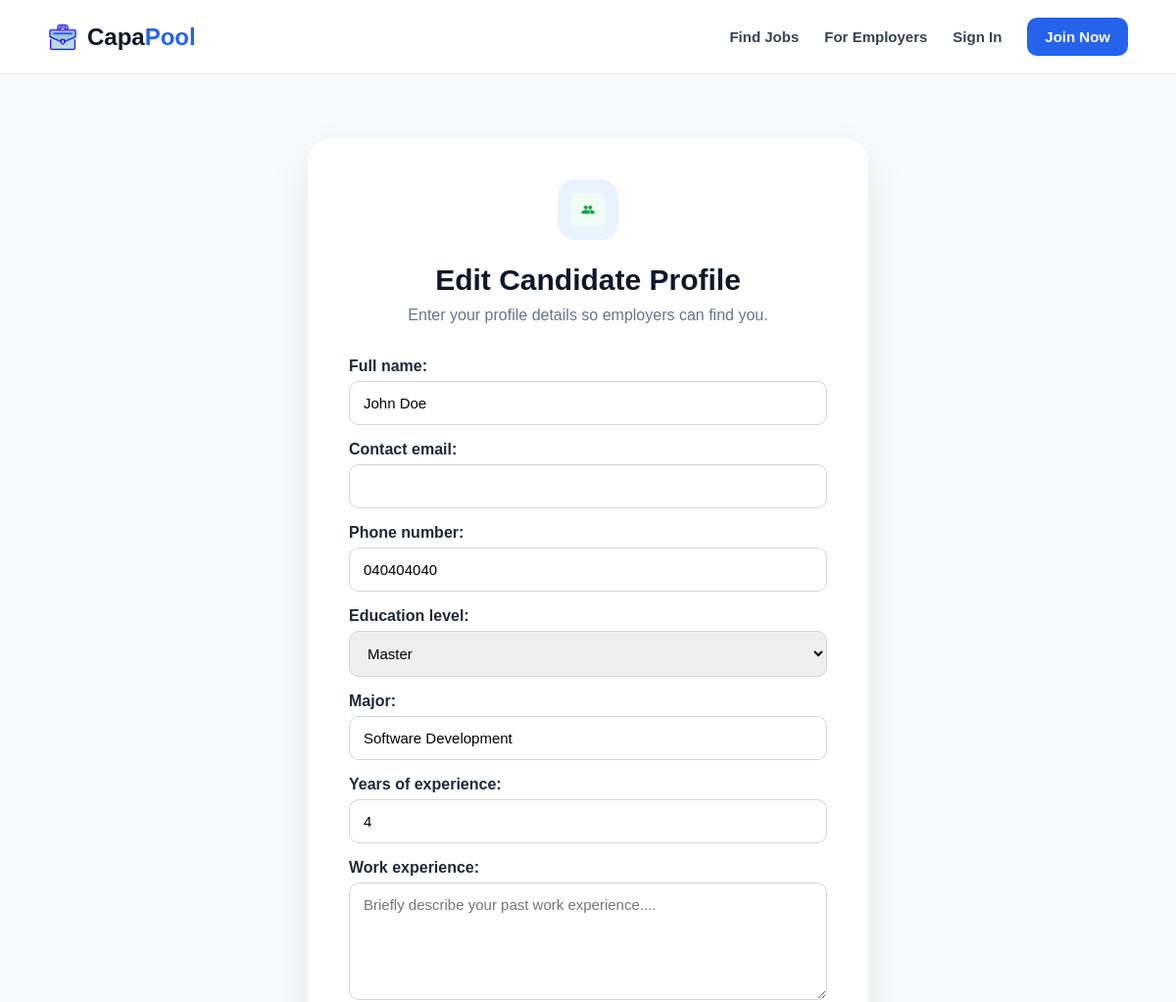
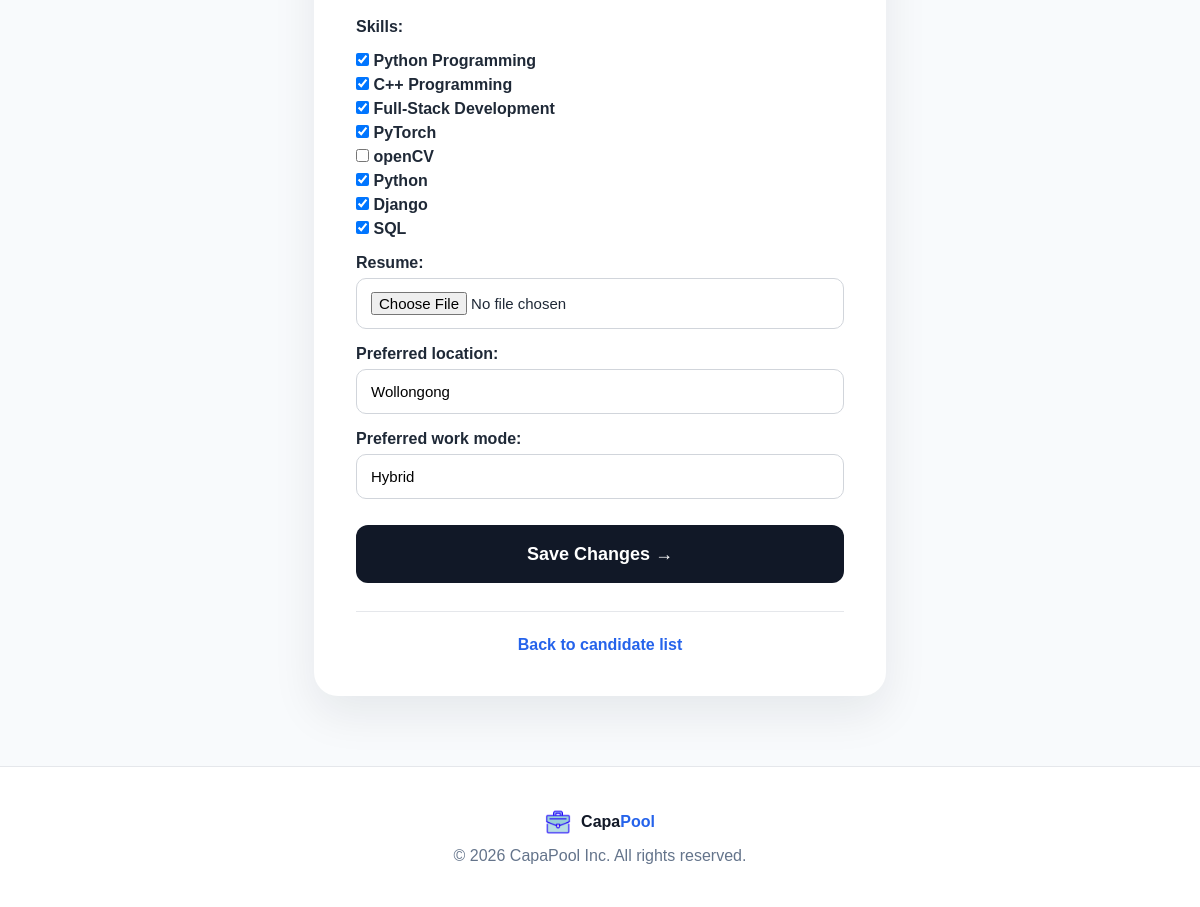
Page /candidates/2/edit/ (signed in) on the earlier database version (2 pictures, top to bottom).
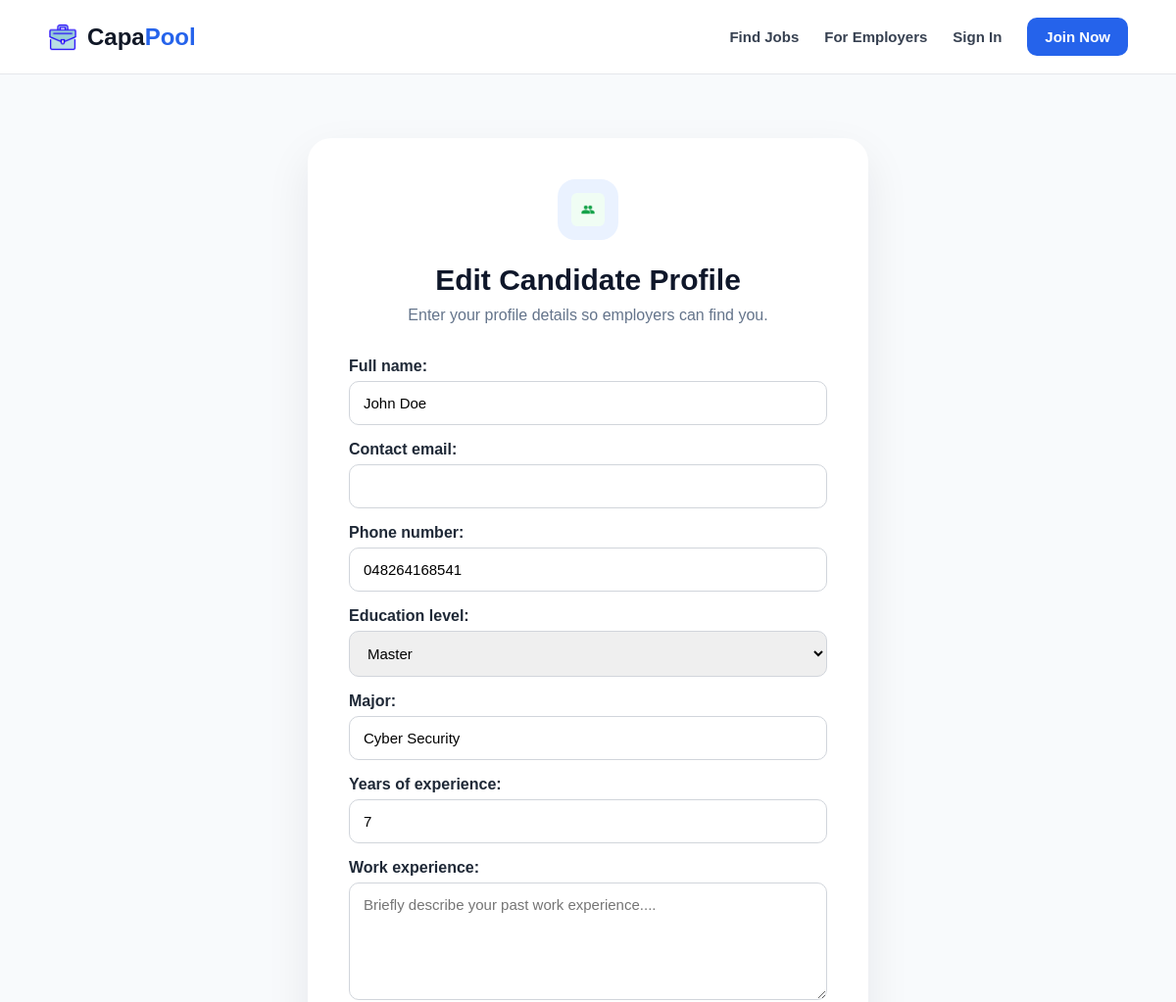
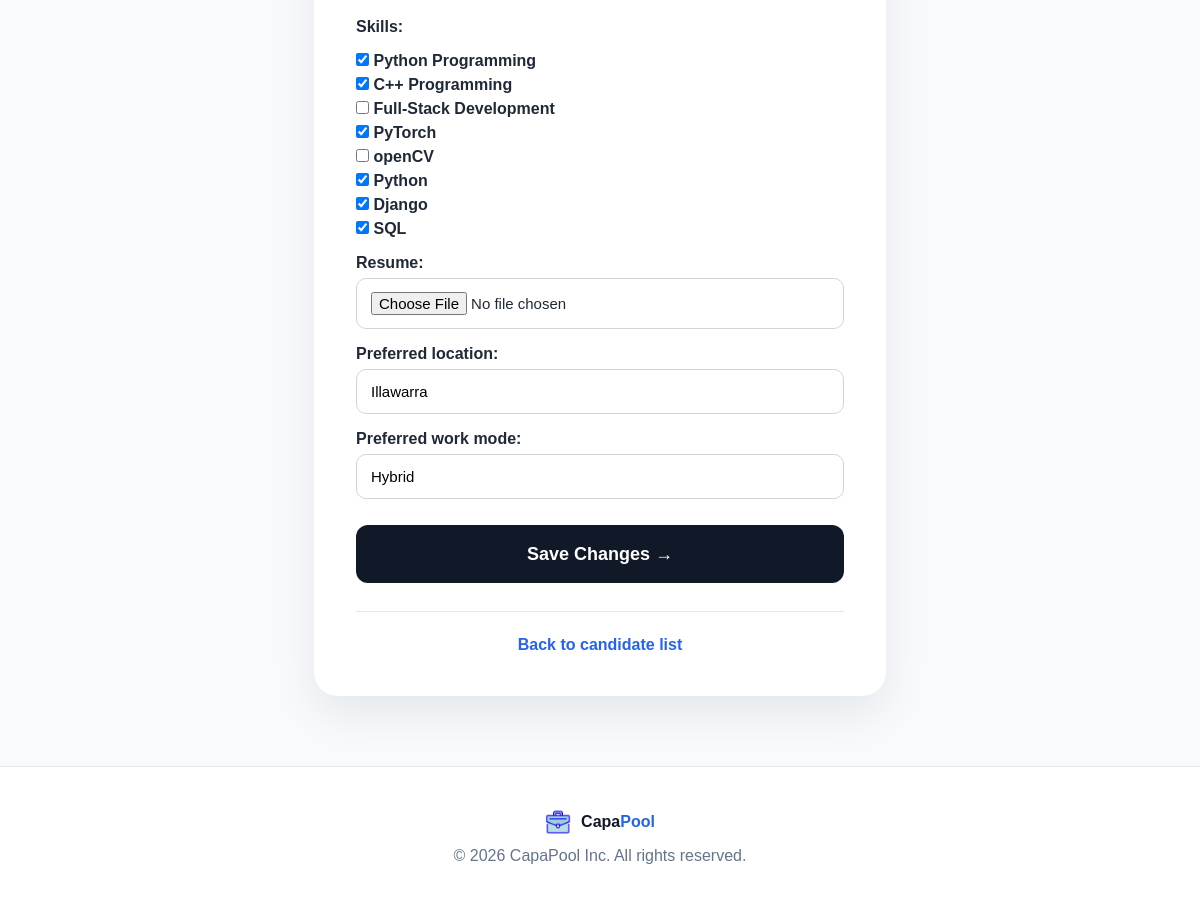
Same page on the later database version (2 pictures, top to bottom).
### candidates/models.py (models this page shows, shortened)
class CandidateProfile(models.Model):
	education_choices = [
		('high_school', 'High School'),
		('diploma', 'Diploma'),
		('bachelor', 'Bachelor'),
		('master', 'Master'),
		('phd', 'PhD'),
	]
	work_mode_choices = [
		('remote', 'Remote'),
		('onsite', 'On-site'),
		('hybrid', 'Hybrid'),
	]
	user = models.OneToOneField(User, on_delete=models.CASCADE)
	full_name = models.CharField(max_length=150)
	contact_email = models.EmailField()
	phone_number = models.CharField(max_length=30, blank=True)
	education_level = models.CharField(max_length=50, choices=education_choices)
	major = models.CharField(max_length=100)
	years_of_experience = models.PositiveIntegerField(default=0)
	work_experience = models.TextField(blank=True)
	is_member = models.BooleanField(default=False)
	skills = models.ManyToManyField(Skill, blank=True)
	resume = models.FileField(upload_to='resume/', blank=True, null=True)
	preferred_location = models.CharField(max_length=100, blank=True)
	preferred_work_mode = models.CharField(max_length=30, blank=True)
	created_at = models.DateTimeField(auto_now_add=True)

### candidates/views.py (the view)
# urls.py: path('<int:candidate_id>/edit/', views.edit_candidate_profile, name='edit_candidate_profile'),
@login_required
def edit_candidate_profile(request, candidate_id):
    if request.user.is_staff:
        candidate_profile = get_object_or_404(CandidateProfile, id=candidate_id)
    else:
        candidate_profile = get_object_or_404(
            CandidateProfile,
            id=candidate_id,
            user=request.user
        )
    if request.method == 'POST':
        form = CandidateProfileForm(
            request.POST,
            request.FILES,
            instance=candidate_profile
        )
        if form.is_valid():
            form.save()
            return redirect('candidate_list')
    else:
        form = CandidateProfileForm(instance=candidate_profile)
    return render(request, 'candidates/candidate_form.html', {
        'form': form,
        'page_title': 'Edit Candidate Profile',
        'button_text': 'Save Changes'
    })

### candidates/forms.py
class CandidateProfileForm(forms.ModelForm):
	class Meta:
		model = CandidateProfile
		fields = [
			'full_name',
			'contact_email',
			'phone_number',
			'education_level',
			'major',
			'years_of_experience',
			'work_experience',
			'skills',
			'resume',
			'preferred_location',
			'preferred_work_mode',
		]
		widgets = {
			'work_experience': forms.Textarea(attrs={
				'rows': 4,
				'placeholder': 'Briefly describe your past work experience....'
			}),
			'skills': forms.CheckboxSelectMultiple(),
		}

### candidates/models.py (called while the page is built)
	def __str__(self):
		return self.name

### templates/candidates/candidate_form.html (shortened to what this page needs)
{% extends "base.html" %}
{% load static %}
{% block content %}
<section class="figma-form-page">
    <div class="figma-form-card">
        <div class="form-icon-box">
            <img src="{% static 'images/icon-users.png' %}" alt="candidate icon">
        </div>
        <h1>{{ page_title }}</h1>
        <p class="form-subtitle">Enter your profile details so employers can find you.</p>
        <form method="post" enctype="multipart/form-data" class="simple-form">
            {{ form.as_p }}
            <button type="submit" class="figma-submit-btn">{{ button_text }} →</button>
        </form>
        <div class="form-bottom-text">
            <a href="{% url 'candidate_list' %}">Back to candidate list</a>
        </div>
    </div>
</section>
{% endblock %}

Differences in the rows shown:
changed CandidateProfile "John Doe": phone_number "040404040" → "048264168541"; major "Software Development" → "Cyber Security"; years_of_experience "4" → "7"; preferred_location "Wollongong" → "Illawarra"
Other differences:
form field skills: "☑ ☑ ☑ ☑ ☐ ☑ ☑ ☑" → "☑ ☑ ☐ ☑ ☐ ☑ ☑ ☑"
